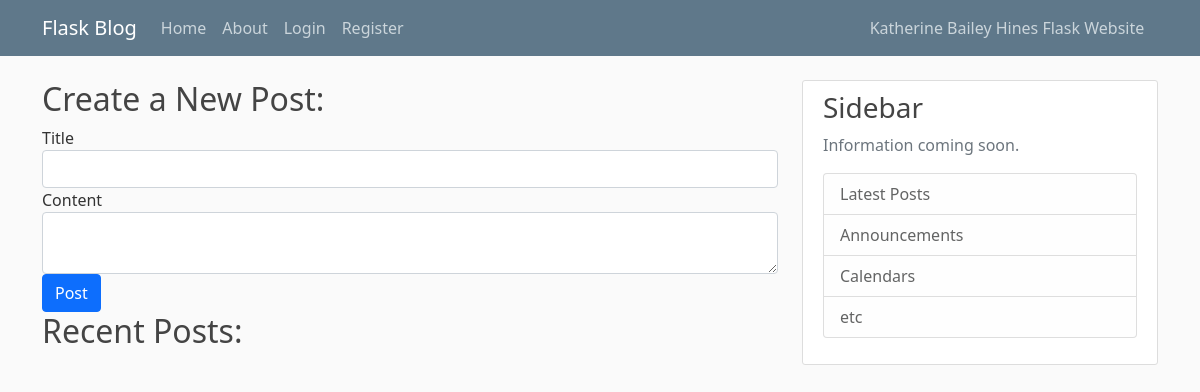
Before: / with the older database file.
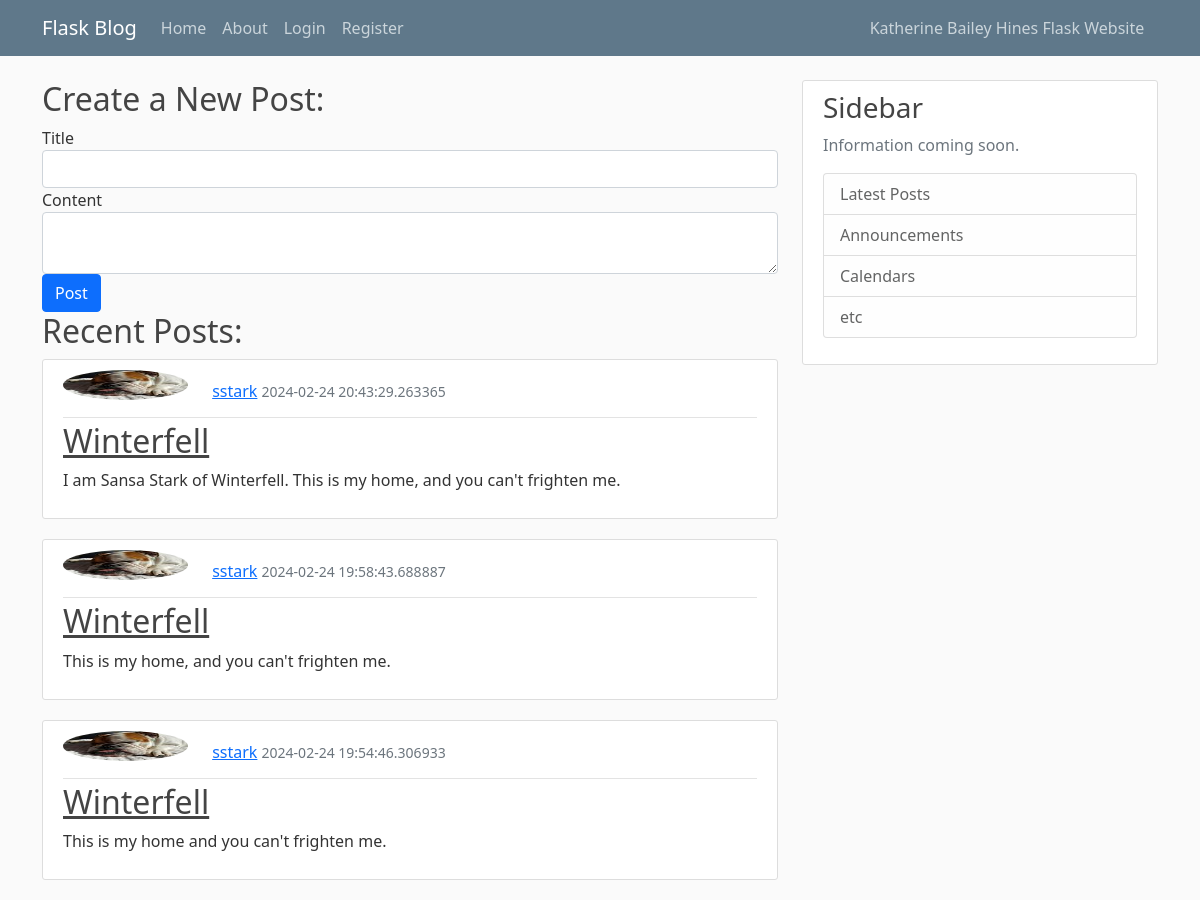
After: the same page with the newer database file.
### app.py (models this page shows, shortened)
class Post(db.Model):
    id = db.Column(db.Integer, primary_key=True)
    title = db.Column(db.String(100), nullable=False)
    datePosted = db.Column(db.DateTime, nullable=False, default=datetime.utcnow)
    content = db.Column(db.Text, nullable=False)
    user_id = db.Column(db.Integer, db.ForeignKey('user.id'), nullable=False)
    author = db.relationship('User', backref='author_posts', lazy=True)

class User(db.Model):
    id = db.Column(db.Integer, primary_key=True)
    firstName = db.Column(db.String(40), unique=False, nullable=False)
    lastName = db.Column(db.String(40), unique=False, nullable=False)
    username = db.Column(db.String(15), unique=True, nullable=False)
    email = db.Column(db.String(100), unique=True, nullable=False)
    image_file = db.Column(db.String(20), nullable=False, default='default.jpg')
    password = db.Column(db.String(60), nullable=False)
    posts = db.relationship('Post', backref='author_posts', lazy=True)

### app.py (the view, shortened to what this page needs)
@app.route('/')
def home():
    new_user_id = request.args.get('new_user_id')
    new_user = None
    if new_user_id:
        new_user = User.query.get(new_user_id)
    post_form = PostForm()
    posts = Post.query.order_by(Post.datePosted.desc()).all()
    return render_template('home.html', posts=posts, new_user=new_user, post_form=post_form)

### forms.py
class PostForm(FlaskForm):
    title = StringField('Title', validators=[InputRequired()])
    content = TextAreaField('Content', validators=[InputRequired()])
    submit = SubmitField('Post')

### templates/home.html (shortened to what this page needs)
{% extends 'layout.html' %}
{% block content %}
  <h2>Create a New Post:</h2>
  <form method="POST" action="{{ url_for('home') }}">
    <div>
      {{ post_form.title.label }}
      {{ post_form.title(class="form-control") }}
    </div>
    <div>
      {{ post_form.content.label }}
      {{ post_form.content(class="form-control") }}
    </div>
    <div>
      {{ post_form.submit(class="btn btn-primary") }}
    </div>
  </form>
  <h2>Recent Posts:</h2>
  {% for post in posts %}
    <article class="media content-section">
      <div class="media-body">
        <div class="article-metadata">
          <img src="{{ url_for('static', filename='profile_pics/' + post.author.image_file) }}" class="rounded-circle account-img" style="height: 30px;">
          <a class="mr-2" href="#">{{ post.author.username }}</a>
          <small class="text-muted">{{ post.datePosted }}</small>
        </div>
        <h2><a class="article-title" href="#">{{ post.title }}</a></h2>
        <p class="article-content">{{ post.content }}</p>
      </div>
    </article>
  {% endfor %}
{% endblock content %}

### templates/layout.html (shortened to what this page needs)
<!DOCTYPE html>
<html lang="en">
<head>
    <link href="https://cdn.jsdelivr.net/npm/bootstrap@5.0.2/dist/css/bootstrap.min.css" rel="stylesheet"
>
    <link rel="stylesheet" type="text/css" href="{{ url_for('static', filename='main.css') }}">
</head>
<body>
    <header class="site-header">
        <nav class="navbar navbar-expand-md navbar-dark bg-steel fixed-top">
            <div class="container">
                <a class="navbar-brand mr-4" href="/">Flask Blog</a>
                <div class="collapse navbar-collapse" id="navbarToggle">
                    <div class="navbar-nav mr-auto">
                        <a class="nav-item nav-link" href="{{ url_for('home') }}">Home</a>
                        <a class="nav-item nav-link" href="{{ url_for('about') }}">About</a>
                    </div>
                    <div class="navbar-nav">
                        {% if current_user.is_authenticated %}
                        <a class="nav-item nav-link" href="{{ url_for('account') }}">Account</a>
                        <a class="nav-item nav-link" href="{{ url_for('logout') }}">Logout</a>
                        {% else %}
                        <a class="nav-item nav-link" href="{{ url_for('login') }}">Login</a>
                        <a class="nav-item nav-link" href="{{ url_for('register') }}">Register</a>
                        {% endif %}
                        <span class="nav-item nav-link" style="margin-left: 450px;">Katherine Bailey Hines Flask Website</span>
                    </div>
                </div>
            </div>
        </nav>
    </header>
    <main role="main" class="container">
        <div class="row">
            <div class="col-md-8">
                {% block content %}{% endblock %}
            </div>
            <div class="col-md-4">
                <div class="content-section">
                    <h3>Sidebar</h3>
                    <p class='text-muted'>Information coming soon.
                    <ul class="list-group">
                        <li class="list-group-item list-group-item-light">Latest Posts</li>
                        <li class="list-group-item list-group-item-light">Announcements</li>
                        <li class="list-group-item list-group-item-light">Calendars</li>
                        <li class="list-group-item list-group-item-light">etc</li>
                    </ul>
                    </p>
                </div>
            </div>
        </div>
    </main>
</body>
</html>

### static/main.css (style rules this page uses)
body { background: #fafafa; color: #333333; margin-top: 5rem; }
h1, h2, h3, h4, h5, h6 { color: #444444; }
.bg-steel { background-color: #5f788a; }
.site-header .navbar-nav .nav-link { color: #cbd5db; }
.content-section { background: #ffffff; padding: 10px 20px; border: 1px solid #dddddd; border-radius: 3px; margin-bottom: 20px; }
.article-title { color: #444444; }
.article-content { white-space: pre-line; }
.article-metadata { padding-bottom: 1px; margin-bottom: 4px; border-bottom: 1px solid #e3e3e3 }
.account-img { height: 125px; width: 125px; margin-right: 20px; margin-bottom: 16px; }

Changed rows visible on the page:
added Post: image_file (picture), author.username "sstark", datePosted "2024-02-24 20:43:29.263365", title "Winterfell", content "I am Sansa Stark of Winterfell. This is my home, and you can't frighten me."
added Post: image_file (picture), author.username "sstark", datePosted "2024-02-24 19:58:43.688887", title "Winterfell", content "This is my home, and you can't frighten me."
added Post: image_file (picture), author.username "sstark", datePosted "2024-02-24 19:54:46.306933", title "Winterfell", content "This is my home and you can't frighten me."
